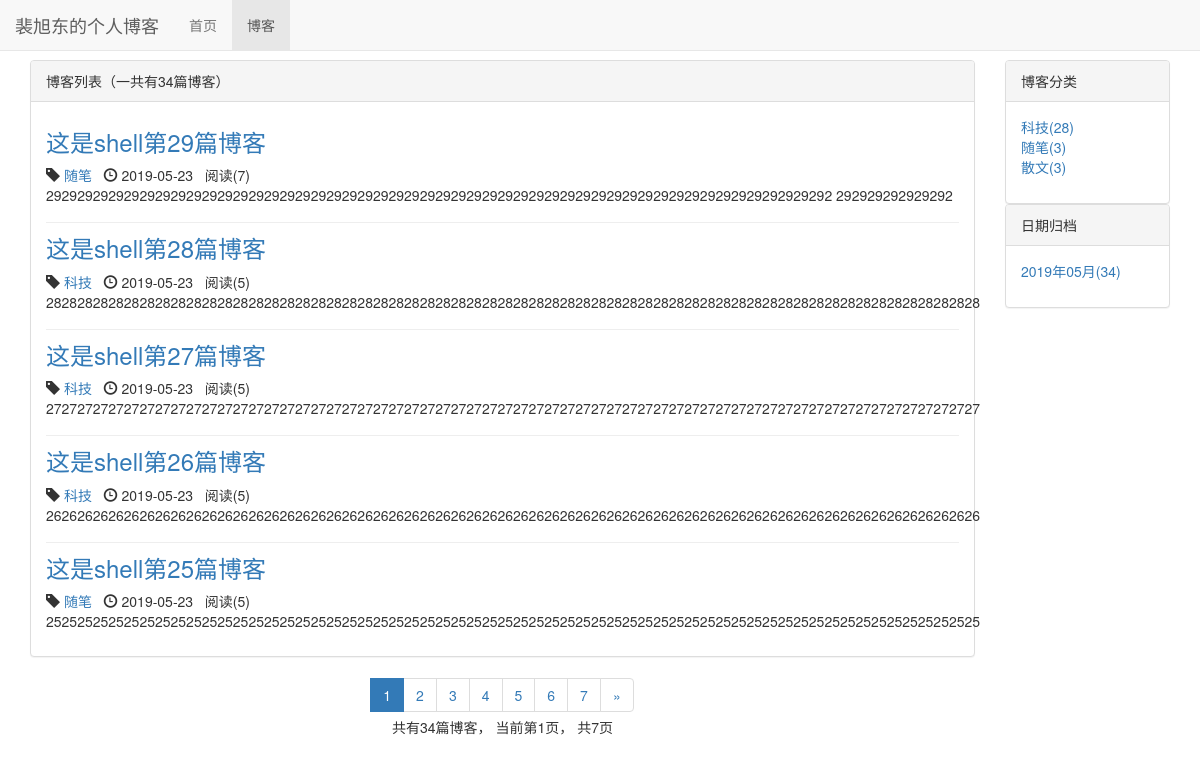
/blog/, run on an earlier commit of the app's database.
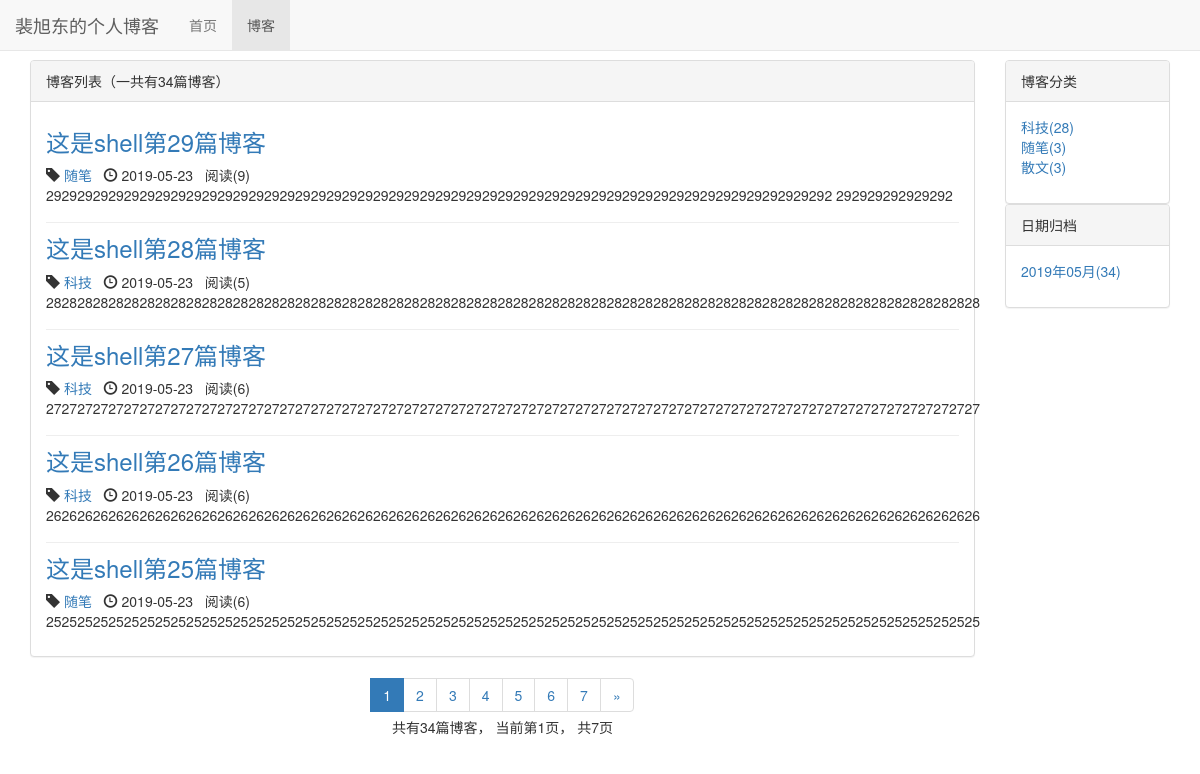
And on a later commit of the database.
### blog/models.py (models this page shows, shortened)
class Blog(models.Model, ReadNumExpandMethod):
    title = models.CharField(max_length=50)
    blog_type = models.ForeignKey(BlogType, on_delete=models.DO_NOTHING)
    content = RichTextUploadingField()
    author = models.ForeignKey(User, on_delete=models.DO_NOTHING)
    read_num = models.IntegerField(default=0)
    created_time = models.DateTimeField(auto_now_add=True)
    last_update_time = models.DateTimeField(auto_now=True)
    read_details = GenericRelation(ReadDetail)
    class Meta:
        ordering = ['-created_time']

class BlogType(models.Model):
    type_name = models.CharField(max_length=15)
    def __str__(self):
        return self.type_name

### read_statistics/models.py (models this page shows)
class ReadNum(models.Model):
    read_num = models.IntegerField(default=0)
    content_type = models.ForeignKey(ContentType, on_delete=models.DO_NOTHING)
    object_id = models.PositiveIntegerField()
    content_object = GenericForeignKey('content_type', 'object_id')

### blog/views.py (the view)
# urls.py: path('', views.blog_list, name='blog_list'),
def blog_list(request):
    blogs_all_list = Blog.objects.all()
    context = get_blog_list_common_date(blogs_all_list,request)
    return render(request,'blog_list.html', context)

### read_statistics/models.py (called while the page is built)
    def get_read_num(self):
        ct = ContentType.objects.get_for_model(self)
        try:
            readnum = ReadNum.objects.get(content_type=ct, object_id=self.pk)
            return readnum.read_num
        except:
            readnum = ReadNum(content_type=ct, object_id=self.pk)
            return readnum.read_num

### blog/templates/blog_list.html (shortened to what the changed rows need)
{% extends 'base.html' %}
{% load staticfiles %}
{% block header_extends %}
        <link rel="stylesheet" href="{% static 'blog/blog.css' %}">
{% endblock %}
{% block content %}
    <div class="container">
        <div class="row">
            <div class="col-xs-12 col-sm-8 col-md-8 col-lg-10">
                <div class="panel panel-default">
                        <div class="panel-body">
                            {% for blog in page_of_blogs.object_list %}
                                <div class="blog" >
                                    <h3><a href="{% url 'blog_detail' blog.pk %}">{{ blog.title }}</a></h3>
                                    <p class="blog-info">
                                        <span class="glyphicon glyphicon-tag"></span><a  href="{% url 'blog_with_type' blog.blog_type.pk %}"> {{ blog.blog_type }}</a>&nbsp;&nbsp;
                                        <span class="glyphicon glyphicon-time"></span> {{ blog.created_time|date:"Y-m-d" }}&nbsp;&nbsp;
                                        阅读({{ blog.get_read_num }})
                                    </p>
                                    <p>{{ blog.content|striptags|truncatechars:120 }}</p>
                                </div>
                            {% empty %}
                                <div class="blog">
                                    <h3>--暂无博客--</h3>
                                </div>
                            {% endfor %}
                        </div>
                </div>
            </div>
        </div>
    </div>
{% endblock %}

What changed in the data, as far as the page shows it:
changed through a linked row, Blog "这是shell第29篇博客": get_read_num "7" → "9"
changed through a linked row, Blog "这是shell第27篇博客": get_read_num "5" → "6"
changed through a linked row, Blog "这是shell第26篇博客": get_read_num "5" → "6"
changed through a linked row, Blog "这是shell第25篇博客": get_read_num "5" → "6"
